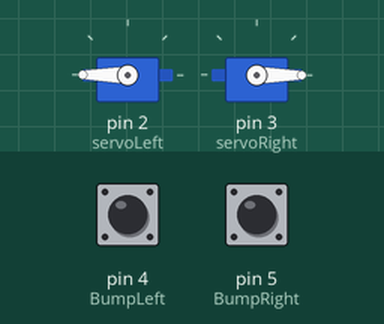
Bench run of a sketch on a simulated Arduino Uno, built with avr-gcc and run on an emulated ATmega328P. Parts: 2 × servo. The inputs (shaded band) are chosen by the test bench; at power-on: pin 4 (BumpLeft) HIGH, pin 5 (BumpRight) HIGH. What the sketch prints to the serial monitor is not drawn.

Above: at 1.2 s.
1.3 s: pin 4 (BumpLeft) pulled LOW for 0.15 s
At 1.6 s:
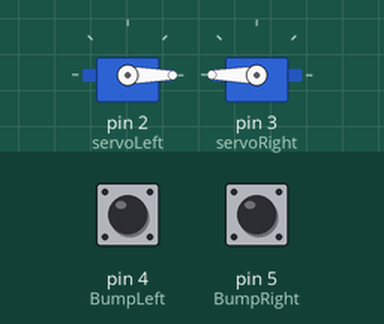
4.3 s: pin 5 (BumpRight) pulled LOW for 3.2 s
At 5.2 s:
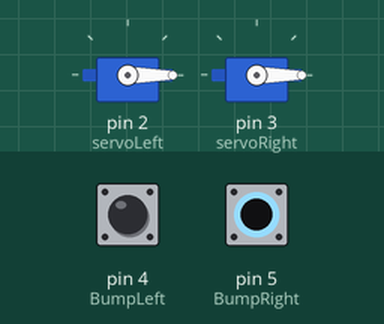
9.0 s: pin 4 (BumpLeft) pulled LOW for 3.2 s
At 9.8 s:
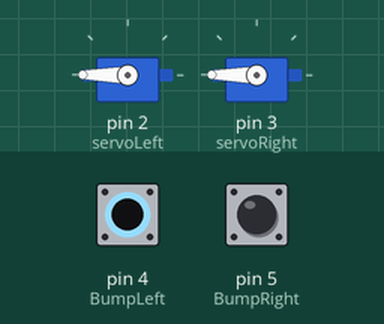
Timing chart, 0 to 13.8 s (numbered marks = the images above; inputs shaded):
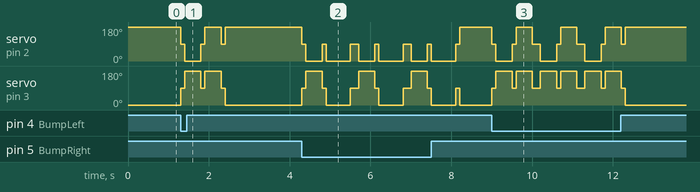

The sketch:

protobot.ino
```cpp
// PROTOBot Code

#include <Servo.h>                        // Load "Servo" library
Servo servoLeft;                          // Left drive servo
Servo servoRight;                         // Right drive servo
const int BumpLeft = 4;               // Left bumper Pin 4
const int BumpRight = 5;             // Right bumper Pin 5
int BumpStateLeft = 0;                // Set Pin value
int BumpStateRight = 0;              // Set Pin value
void setup() {
  Serial.begin(9600);                    // Setup serial monitor for debug
  servoLeft.attach(2);                   // Set left servo to pin 2
  servoRight.attach(3);                 // Set right servo to pin 3
  pinMode(BumpLeft, INPUT_PULLUP);             // Set BumperLeft to input with pullup resistor
  pinMode(BumpRight, INPUT_PULLUP);            // Set BumperRight to input with pullup resistor
}

void loop() {                                 // Main programming loop

  BumpStateLeft = digitalRead(BumpLeft);        // Read left bumper
  Serial.println (BumpStateLeft, DEC);               // Print state of bumber
  if (BumpStateLeft == 0) {                                 // Check to see if left bumper has been pressed

    halt();                                                      // Stop
    reverse();                                                // Go backward
    halt();                                                      // Stop
    clockwise();                                            // Turn clockwise
    halt();                                                      // Stop
  }

  BumpStateRight = digitalRead(BumpRight);   // Read right bumper
  Serial.println (BumpStateRight, DEC);            // Print state of bumper
  if (BumpStateRight == 0) {                              // Check to see if right bumper has been pressed

    halt();                                                      // Stop
    reverse();                                               // Go backward
    halt();                                                     // Stop
    counterclockwise();                               // Turn counterclockwise
    halt();                                                    // Stop
  }

  forward();                                                      // Go forward
}

void forward() {                                               // Forward subroutine
  servoLeft.write(180);
  servoRight.write(0);
  delay(2);
}

void reverse(){                                               // Reverse subroutine
  servoLeft.write(0);
  servoRight.write(180);
  delay(400);
}

void clockwise() {                                         // Clockwise subroutine
  servoLeft.write(180);
  servoRight.write(180);
  delay(400);
}

void counterclockwise() {                            // Counterclockwise subroutine
  servoLeft.write(0);
  servoRight.write(0);
  delay(600);
}

void left() {                                                   // Left wheel forward subroutine
  servoLeft.write(90);
  servoRight.write(0);
  delay (2);
}

void right() {                                                 // Right wheel forward subroutine
  servoLeft.write(180);
  servoRight.write(90);
  delay (2);
}

void halt() {                                                  // Stop subroutine
  servoLeft.write(90);
  servoRight.write(90);
  delay (100);
}
```

Measured:
- after the input at 1.3 s, servo on pin 2 (servoLeft): 180° → 90° at once, → 0° 0.10 s later, → 90° 0.40 s later, → 180° 0.10 s later, … (6 changes in this stretch); servo on pin 3 (servoRight): 0° → 90° at once, then repeats every 0.50 s: 180° 0.40 s, 90° 0.10 s, until it stays 0° from 2.4 s
- after the input at 4.3 s, servo on pin 2 (servoLeft): 180° → 90° at once, → 0° 0.10 s later, → 90° 0.40 s later, → 0° 0.10 s later, … (14 changes in this stretch); servo on pin 3 (servoRight): 0° → 90° at once, → 180° 0.10 s later, → 90° 0.40 s later, → 0° 0.10 s later, … (14 changes in this stretch)
- after the input at 9.0 s, servo on pin 2 (servoLeft): 180° → 90° at once, → 0° 0.10 s later, → 90° 0.40 s later, → 180° 0.10 s later, … (14 changes in this stretch); servo on pin 3 (servoRight): 0° → 90° at once, → 180° 0.10 s later, → 90° 0.40 s later, → 180° 0.10 s later, … (14 changes in this stretch)
